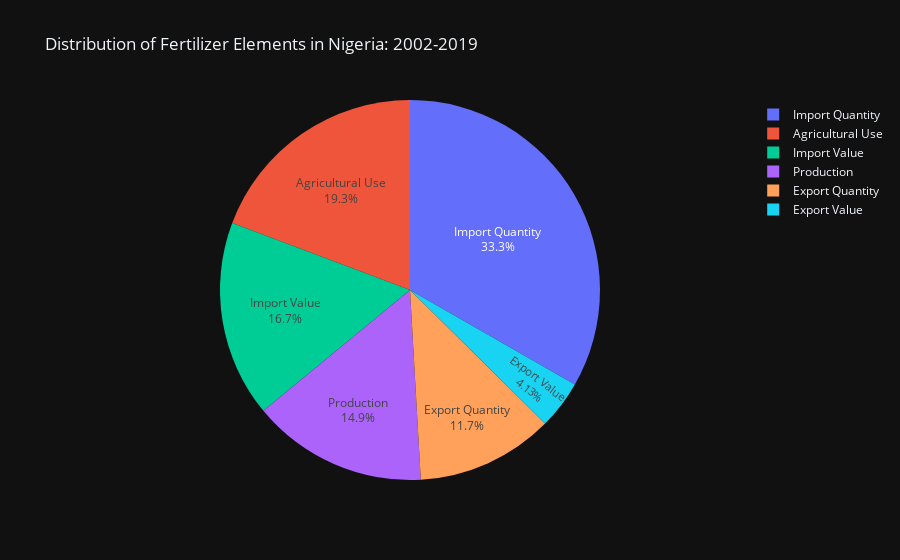

Notebook cell for this chart:
### Code cell
fig = px.pie(data_by_elements, values=data_by_elements["value"], 
             names=data_by_elements["element"], 
             title='Distribution of Fertilizer Elements in Nigeria: 2002-2019')
fig.update_traces(textposition='inside', textinfo='percent+label')
fig.update_layout(
        template='plotly_dark'
    )
fig.show()

### Figure 1 — Plotly figure (JSON) as saved in the notebook; plotly's stock layout.template omitted (floating-point values rounded to 4 significant figures)
{"data": [{"domain": {"x": [0, 1], "y": [0, 1]}, "hovertemplate": "element=%{label}<br>value=%{value}<extra></extra>", "labels": ["Import Quantity", "Agricultural Use", "Import Value", "Production", "Export Quantity", "Export Value"], "legendgroup": "", "name": "", "showlegend": true, "textinfo": "percent+label", "textposition": "inside", "type": "pie", "values": [7722000.0, 4470135, 3877000.0, 3465316, 2712000.0, 958100.0]}], "layout": {"legend": {"tracegroupgap": 0}, "title": {"text": "Distribution of Fertilizer Elements in Nigeria: 2002-2019"}}}
